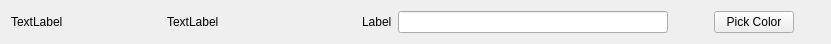
<?xml version="1.0" encoding="UTF-8"?>
<ui version="4.0">
 <class>GraphPageLineWidget</class>
 <widget class="QWidget" name="GraphPageLineWidget">
  <property name="geometry">
   <rect>
    <x>0</x>
    <y>0</y>
    <width>831</width>
    <height>41</height>
   </rect>
  </property>
  <property name="windowTitle">
   <string>Form</string>
  </property>
  <layout class="QHBoxLayout" name="horizontalLayout">
   <item>
    <widget class="QLabel" name="Name_label">
     <property name="minimumSize">
      <size>
       <width>150</width>
       <height>0</height>
      </size>
     </property>
     <property name="maximumSize">
      <size>
       <width>150</width>
       <height>16777215</height>
      </size>
     </property>
     <property name="text">
      <string>TextLabel</string>
     </property>
    </widget>
   </item>
   <item>
    <widget class="QLabel" name="Value_label">
     <property name="minimumSize">
      <size>
       <width>150</width>
       <height>0</height>
      </size>
     </property>
     <property name="maximumSize">
      <size>
       <width>150</width>
       <height>16777215</height>
      </size>
     </property>
     <property name="text">
      <string>TextLabel</string>
     </property>
    </widget>
   </item>
   <item>
    <widget class="QLabel" name="System_label">
     <property name="enabled">
      <bool>true</bool>
     </property>
     <property name="text">
      <string/>
     </property>
    </widget>
   </item>
   <item>
    <widget class="QLabel" name="Symbol_label">
     <property name="text">
      <string/>
     </property>
    </widget>
   </item>
   <item>
    <widget class="QLabel" name="Id_label">
     <property name="text">
      <string/>
     </property>
    </widget>
   </item>
   <item>
    <widget class="QLabel" name="label">
     <property name="text">
      <string>Label</string>
     </property>
    </widget>
   </item>
   <item>
    <widget class="QLineEdit" name="Label_lineEdit"/>
   </item>
   <item>
    <spacer name="horizontalSpacer">
     <property name="orientation">
      <enum>Qt::Horizontal</enum>
     </property>
     <property name="sizeType">
      <enum>QSizePolicy::Fixed</enum>
     </property>
     <property name="sizeHint" stdset="0">
      <size>
       <width>40</width>
       <height>20</height>
      </size>
     </property>
    </spacer>
   </item>
   <item>
    <widget class="QPushButton" name="Color_pushButton">
     <property name="text">
      <string>Pick Color</string>
     </property>
    </widget>
   </item>
   <item>
    <widget class="QLabel" name="Color_label">
     <property name="minimumSize">
      <size>
       <width>20</width>
       <height>20</height>
      </size>
     </property>
     <property name="maximumSize">
      <size>
       <width>20</width>
       <height>20</height>
      </size>
     </property>
     <property name="text">
      <string/>
     </property>
    </widget>
   </item>
  </layout>
 </widget>
 <resources/>
 <connections/>
</ui>
